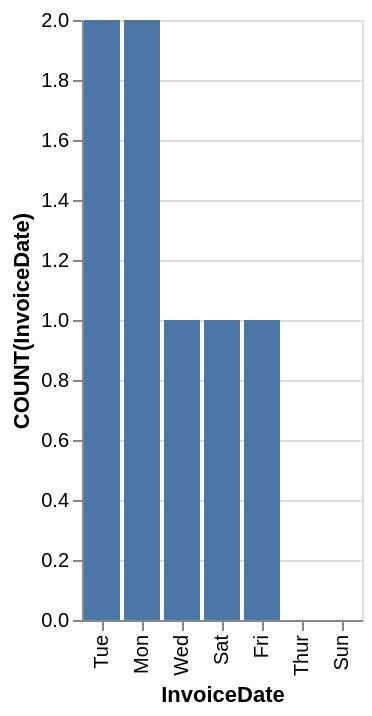

Vega-Lite specification stored for this chart:
### Vega-Lite specification from a JSON file in a GitHub repository (floating-point values rounded to 4 significant figures)
{"data": {"values": [{"x_data": "Tue", "y_data": 2}, {"x_data": "Mon", "y_data": 2}, {"x_data": "Wed", "y_data": 1}, {"x_data": "Sat", "y_data": 1}, {"x_data": "Fri", "y_data": 1}, {"x_data": "Thur", "y_data": 0}, {"x_data": "Sun", "y_data": 0}]}, "mark": "bar", "encoding": {"x": {"field": "x_data", "type": "nominal", "title": "InvoiceDate", "sort": {"op": "sum", "field": "y_data", "order": "descending"}}, "y": {"field": "y_data", "type": "quantitative", "title": "COUNT(InvoiceDate)"}}}
